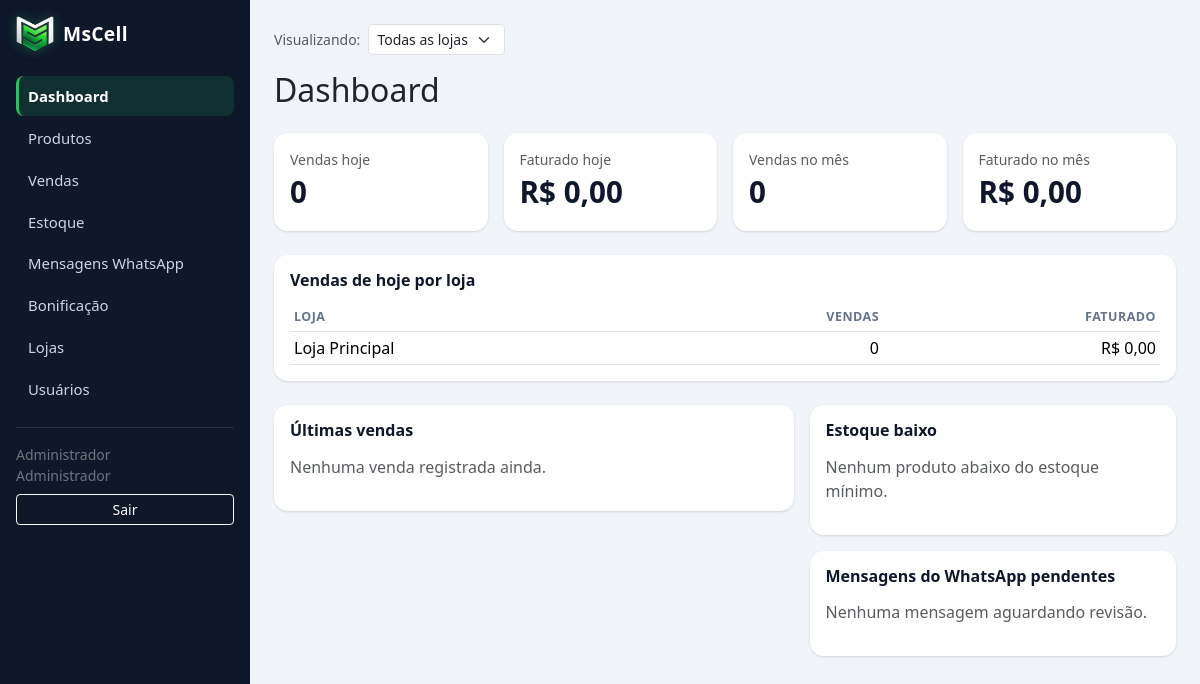
Page /dashboard.php (signed in) on the committed database.
### tables this page shows
CREATE TABLE lojas (
    id               INT UNSIGNED AUTO_INCREMENT PRIMARY KEY,
    nome             VARCHAR(120) NOT NULL,
    endereco         VARCHAR(255) NULL,
    numero_whatsapp  VARCHAR(30) NULL UNIQUE,
    ativa            TINYINT(1) NOT NULL DEFAULT 1,
    criado_em        DATETIME NOT NULL DEFAULT CURRENT_TIMESTAMP
);

### src/Services/AuthService.php (called while the page is built, shortened)
<?php
class AuthService
{
    public static function papelAtual(): ?string
    {
        return $_SESSION['usuario_papel'] ?? null;
    }
    public static function podeVerTodasLojas(): bool
    {
        return self::papelAtual() === Usuario::PAPEL_ADMIN;
    }
    public static function lojaEfetiva(): ?int
    {
        return $_SESSION['loja_filtro'] ?? null;
    }
}

### src/autoload.php (called while the page is built, shortened)
<?php
spl_autoload_register(function (string $class): void {
    $prefix = 'MsCell\\';
    $relative = substr($class, strlen($prefix));
    $path = __DIR__ . DIRECTORY_SEPARATOR . str_replace('\\', DIRECTORY_SEPARATOR, $relative) . '.php';
});

### src/Config/Env.php (called while the page is built, shortened)
<?php
class Env
{
    public static function get(string $key, ?string $default = null): ?string
    {
        $value = $_ENV[$key] ?? getenv($key);
        return $value === false || $value === null ? $default : $value;
    }
}

### src/Config/Database.php (called while the page is built, shortened)
<?php
class Database
{
    private static ?PDO $instance = null;
    public static function getConnection(): PDO
    {
        if (self::$instance !== null) {
            return self::$instance;
        }
        $host = Env::get('DB_HOST', 'localhost');
        $port = Env::get('DB_PORT', '3306');
        $name = Env::get('DB_NAME', 'mscell');
        $user = Env::get('DB_USER', 'mscell_app');
        $pass = Env::get('DB_PASS', '');
        $socket = Env::get('DB_SOCKET');
        $dsn = $socket
            ? "mysql:unix_socket={$socket};dbname={$name};charset=utf8mb4"
            : "mysql:host={$host};port={$port};dbname={$name};charset=utf8mb4";
        try {
            self::$instance = new PDO($dsn, $user, $pass, [
                PDO::ATTR_ERRMODE => PDO::ERRMODE_EXCEPTION,
                PDO::ATTR_DEFAULT_FETCH_MODE => PDO::FETCH_ASSOC,
                PDO::ATTR_EMULATE_PREPARES => false,
            ]);
        } catch (PDOException $e) {
            error_log('[MsCell] Falha na conexao com o banco: ' . $e->getMessage());
            throw new PDOException('Nao foi possivel conectar ao banco de dados.', (int) $e->getCode());
        }
        return self::$instance;
    }
}

### src/Models/Venda.php (called while the page is built, shortened)
<?php
class Venda
{
    public static function resumoDoDia(?int $lojaId = null, ?int $usuarioId = null): array
    {
        $sql = "SELECT COUNT(*) AS total_vendas, COALESCE(SUM(valor_total), 0) AS total_valor
                FROM vendas
                WHERE status = 'concluida' AND DATE(criado_em) = CURDATE()";
        $params = [];
        $stmt = Database::getConnection()->prepare($sql);
        $stmt->execute($params);
        return $stmt->fetch();
    }
    public static function resumoDoMes(?int $lojaId = null, ?int $usuarioId = null): array
    {
        $sql = "SELECT COUNT(*) AS total_vendas, COALESCE(SUM(valor_total), 0) AS total_valor
                FROM vendas
                WHERE status = 'concluida'
                  AND YEAR(criado_em) = YEAR(CURDATE()) AND MONTH(criado_em) = MONTH(CURDATE())";
        $params = [];
        $stmt = Database::getConnection()->prepare($sql);
        $stmt->execute($params);
        return $stmt->fetch();
    }
    public static function resumoDoDiaPorLoja(): array
    {
        $stmt = Database::getConnection()->query(
            "SELECT l.id AS loja_id, l.nome AS loja_nome,
                    COUNT(v.id) AS total_vendas, COALESCE(SUM(v.valor_total), 0) AS total_valor
             FROM lojas l
             LEFT JOIN vendas v ON v.loja_id = l.id
                AND v.status = 'concluida' AND DATE(v.criado_em) = CURDATE()
             WHERE l.ativa = 1
             GROUP BY l.id, l.nome
             ORDER BY l.nome"
        );
        return $stmt->fetchAll();
    }
}

### src/Helpers/Formatador.php (called while the page is built, shortened)
<?php
class Formatador
{
    public static function moeda(float $valor): string
    {
        return 'R$ ' . number_format($valor, 2, ',', '.');
    }
}

### public/dashboard.php (the view, shortened to what this page needs)
<?php
$lojaEfetiva = AuthService::lojaEfetiva();
$mostrarColunaLoja = $lojaEfetiva === null;
$souFuncionario = AuthService::papelAtual() === 'funcionario';
$usuarioFiltro = $souFuncionario ? AuthService::idAtual() : null;
$resumoDia = Venda::resumoDoDia($lojaEfetiva, $usuarioFiltro);
$resumoMes = Venda::resumoDoMes($lojaEfetiva, $usuarioFiltro);
$resumoPorLoja = $mostrarColunaLoja ? Venda::resumoDoDiaPorLoja() : [];
$estoqueBaixo = Produto::comEstoqueBaixo($lojaEfetiva);
$vendasRecentes = Venda::recentes(8, $lojaEfetiva, $usuarioFiltro);
$mensagensPendentes = in_array(AuthService::papelAtual(), ['admin', 'funcionario'], true)
    ? MensagemWhatsapp::pendentesDeRevisao($lojaEfetiva)
    : [];
require __DIR__ . '/partials/head.php';
require __DIR__ . '/partials/layout_start.php';
?>
<h2 class="mb-4">Dashboard</h2>
<div class="row g-3 mb-4">
    <div class="col-md-3">
        <div class="card card-stat p-3">
            <div class="text-muted small"><?= $souFuncionario ? 'Minhas vendas hoje' : 'Vendas hoje' ?></div>
            <div class="stat-value"><?= (int) $resumoDia['total_vendas'] ?></div>
        </div>
    </div>
    <div class="col-md-3">
        <div class="card card-stat p-3">
            <div class="text-muted small"><?= $souFuncionario ? 'Meu faturamento hoje' : 'Faturado hoje' ?></div>
            <div class="stat-value"><?= Formatador::moeda((float) $resumoDia['total_valor']) ?></div>
        </div>
    </div>
    <div class="col-md-3">
        <div class="card card-stat p-3">
            <div class="text-muted small"><?= $souFuncionario ? 'Minhas vendas no mês' : 'Vendas no mês' ?></div>
            <div class="stat-value"><?= (int) $resumoMes['total_vendas'] ?></div>
        </div>
    </div>
    <div class="col-md-3">
        <div class="card card-stat p-3">
            <div class="text-muted small"><?= $souFuncionario ? 'Meu faturamento no mês' : 'Faturado no mês' ?></div>
            <div class="stat-value"><?= Formatador::moeda((float) $resumoMes['total_valor']) ?></div>
        </div>
    </div>
</div>
<?php if ($mostrarColunaLoja && !empty($resumoPorLoja)): ?>
<div class="card card-stat p-3 mb-4">
    <h5>Vendas de hoje por loja</h5>
    <table class="table table-sm align-middle mb-0">
        <thead><tr><th>Loja</th><th class="text-end">Vendas</th><th class="text-end">Faturado</th></tr></thead>
        <tbody>
        <?php foreach ($resumoPorLoja as $r): ?>
            <tr>
                <td><?= htmlspecialchars($r['loja_nome']) ?></td>
                <td class="text-end"><?= (int) $r['total_vendas'] ?></td>
                <td class="text-end"><?= Formatador::moeda((float) $r['total_valor']) ?></td>
            </tr>
        <?php endforeach; ?>
        </tbody>
    </table>
</div>
<?php endif; ?>
<div class="row g-3">
    <div class="col-md-7">
        <div class="card card-stat p-3">
            <h5><?= $souFuncionario ? 'Minhas vendas recentes' : 'Últimas vendas' ?></h5>
            <?php if (empty($vendasRecentes)): ?>
                <p class="text-muted">Nenhuma venda registrada ainda.</p>
            <?php endif; ?>
        </div>
    </div>
    <div class="col-md-5">
        <div class="card card-stat p-3 mb-3">
            <h5>Estoque baixo</h5>
            <?php if (empty($estoqueBaixo)): ?>
                <p class="text-muted">Nenhum produto abaixo do estoque mínimo.</p>
            <?php endif; ?>
        </div>
        <?php if (in_array(AuthService::papelAtual(), ['admin', 'funcionario'], true)): ?>
        <div class="card card-stat p-3">
            <h5>Mensagens do WhatsApp pendentes</h5>
            <?php if (empty($mensagensPendentes)): ?>
                <p class="text-muted">Nenhuma mensagem aguardando revisão.</p>
            <?php else: ?>
                <p class="mb-2"><?= count($mensagensPendentes) ?> mensagem(ns) precisam de revisão manual.</p>
                <a href="/whatsapp/index.php" class="btn btn-mscell btn-sm">Revisar agora</a>
            <?php endif; ?>
        </div>
        <?php endif; ?>
    </div>
</div>
<?php
require __DIR__ . '/partials/layout_end.php';
require __DIR__ . '/partials/foot.php';

### public/assets/css/mscell.css (style rules this page uses)
:root { --mscell-navy: #0f172a; --mscell-navy-light: #1c2b45; --mscell-accent: #22c55e; --mscell-accent-dark: #16a34a; --mscell-accent-soft: rgba(34, 197, 94, .14); --mscell-bg: #f1f5f9; }
* { box-sizing: border-box; }
body { background-color: var(--mscell-bg); }
.card-stat { border: none; border-radius: .85rem; box-shadow: 0 1px 3px rgba(15, 23, 42, .06), 0 1px 2px rgba(15, 23, 42, .08); overflow-x: auto; }
.card-stat .stat-value { font-size: 1.85rem; font-weight: 700; color: var(--mscell-navy); }
.card-stat h5 { font-size: 1rem; font-weight: 700; color: var(--mscell-navy); margin-bottom: .9rem; }
.table { margin-bottom: 0; }
.table > thead > tr > th { font-size: .78rem; text-transform: uppercase; letter-spacing: .04em; color: #64748b; border-bottom-width: 1px; font-weight: 600; white-space: nowrap; }
.table > tbody > tr { transition: background-color .1s ease; }

### rows in the picture
lojas: nome "Loja Principal", total_vendas "0", total_valor "R$ 0,00"

### other values in the picture
$item['label'] "Dashboard"
$item['label'] "Produtos"
$item['label'] "Vendas"
$item['label'] "Estoque"
$item['label'] "Mensagens WhatsApp"
$item['label'] "Bonificação"
$item['label'] "Lojas"
$item['label'] "Usuários"
$_SESSION['usuario_nome'] "Administrador"
$resumoDia['total_vendas'] "0"
Formatador::moeda((float) $resumoDia['total_valor']) "R$ 0,00"
$resumoMes['total_vendas'] "0"
Formatador::moeda((float) $resumoMes['total_valor']) "R$ 0,00"
